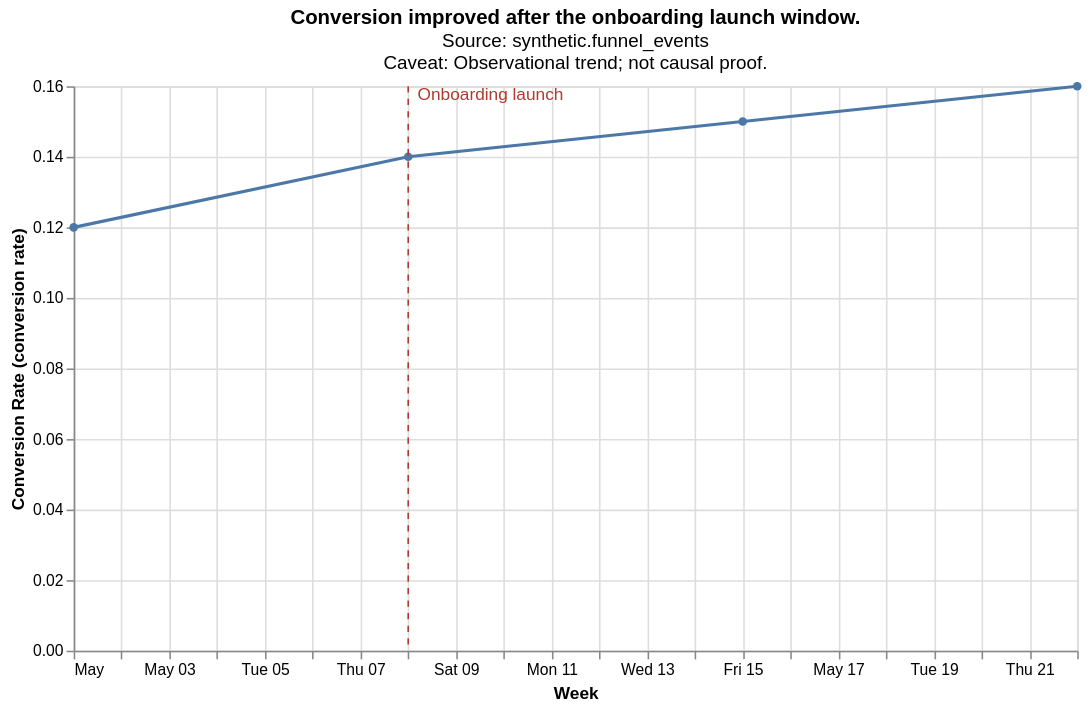

Write a Vega-Lite specification for this figure.
### Vega-Lite specification from a JSON file in a GitHub repository (floating-point values rounded to 4 significant figures)
{"config": {"view": {"continuousWidth": 300, "continuousHeight": 300}}, "layer": [{"data": {"name": "data-89a6f5a0d51458e583a40d63981be75e"}, "mark": {"type": "line", "point": true}, "encoding": {"tooltip": [{"field": "week", "type": "temporal"}, {"field": "conversion_rate", "type": "quantitative"}], "x": {"field": "week", "title": "Week", "type": "temporal"}, "y": {"field": "conversion_rate", "title": "Conversion Rate (conversion rate)", "type": "quantitative"}}}, {"data": {"name": "data-cb09c0238c286cd711cb319ffbf98496"}, "mark": {"type": "rule", "color": "#b03a2e", "strokeDash": [4, 4]}, "encoding": {"x": {"field": "week", "type": "temporal"}}}, {"data": {"name": "data-cb09c0238c286cd711cb319ffbf98496"}, "mark": {"type": "text", "align": "left", "color": "#b03a2e", "dx": 6, "dy": -6}, "encoding": {"text": {"field": "label", "type": "nominal"}, "x": {"field": "week", "type": "temporal"}, "y": {"value": 12}}}], "height": 360, "title": {"text": "Conversion improved after the onboarding launch window.", "subtitle": ["Source: synthetic.funnel_events", "Caveat: Observational trend; not causal proof."]}, "width": 640, "$schema": "https://vega.github.io/schema/vega-lite/v5.8.0.json", "datasets": {"data-89a6f5a0d51458e583a40d63981be75e": [{"week": "2026-05-01", "conversion_rate": 0.12}, {"week": "2026-05-08", "conversion_rate": 0.14}, {"week": "2026-05-15", "conversion_rate": 0.15}, {"week": "2026-05-22", "conversion_rate": 0.16}], "data-cb09c0238c286cd711cb319ffbf98496": [{"week": "2026-05-08", "label": "Onboarding launch"}]}}
